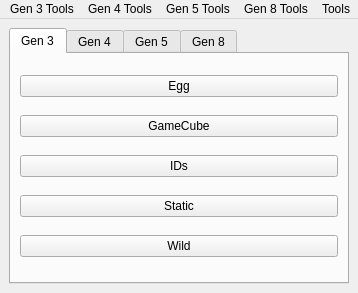
<?xml version="1.0" encoding="UTF-8"?>
<ui version="4.0">
 <class>MainWindow</class>
 <widget class="QMainWindow" name="MainWindow">
  <property name="geometry">
   <rect>
    <x>0</x>
    <y>0</y>
    <width>358</width>
    <height>293</height>
   </rect>
  </property>
  <property name="windowIcon">
   <iconset>
    <normaloff>../pokefinder.ico</normaloff>../pokefinder.ico</iconset>
  </property>
  <widget class="QWidget" name="centralwidget">
   <layout class="QGridLayout" name="gridLayout">
    <item row="0" column="0">
     <widget class="QTabWidget" name="tabWidget">
      <widget class="QWidget" name="tabGen3">
       <attribute name="title">
        <string>Gen 3</string>
       </attribute>
       <layout class="QGridLayout" name="gridLayout_2">
        <item row="7" column="0">
         <widget class="QPushButton" name="pushButtonWild3">
          <property name="text">
           <string>Wild</string>
          </property>
         </widget>
        </item>
        <item row="4" column="0">
         <widget class="QPushButton" name="pushButtonStatic3">
          <property name="text">
           <string>Static</string>
          </property>
         </widget>
        </item>
        <item row="2" column="0">
         <widget class="QPushButton" name="pushButtonIDs3">
          <property name="text">
           <string>IDs</string>
          </property>
         </widget>
        </item>
        <item row="0" column="0">
         <widget class="QPushButton" name="pushButtonEgg3">
          <property name="text">
           <string>Egg</string>
          </property>
         </widget>
        </item>
        <item row="1" column="0">
         <widget class="QPushButton" name="pushButtonGameCube">
          <property name="text">
           <string>GameCube</string>
          </property>
         </widget>
        </item>
       </layout>
      </widget>
      <widget class="QWidget" name="tabGen4">
       <attribute name="title">
        <string>Gen 4</string>
       </attribute>
       <layout class="QGridLayout" name="gridLayout_3">
        <item row="2" column="0">
         <widget class="QPushButton" name="pushButtonStatic4">
          <property name="text">
           <string>Static</string>
          </property>
         </widget>
        </item>
        <item row="3" column="0">
         <widget class="QPushButton" name="pushButtonWild4">
          <property name="text">
           <string>Wild</string>
          </property>
         </widget>
        </item>
        <item row="0" column="0">
         <widget class="QPushButton" name="pushButtonEgg4">
          <property name="text">
           <string>Egg</string>
          </property>
         </widget>
        </item>
        <item row="1" column="0">
         <widget class="QPushButton" name="pushButtonIDs4">
          <property name="text">
           <string>IDs</string>
          </property>
         </widget>
        </item>
       </layout>
      </widget>
      <widget class="QWidget" name="tabGen5">
       <attribute name="title">
        <string>Gen 5</string>
       </attribute>
       <layout class="QGridLayout" name="gridLayout_4">
        <item row="6" column="0">
         <widget class="QPushButton" name="pushButtonWild5">
          <property name="text">
           <string>Wild</string>
          </property>
         </widget>
        </item>
        <item row="2" column="0">
         <widget class="QPushButton" name="pushButtonEvent5">
          <property name="text">
           <string>Event</string>
          </property>
         </widget>
        </item>
        <item row="4" column="0">
         <widget class="QPushButton" name="pushButtonIDs5">
          <property name="text">
           <string>IDs</string>
          </property>
         </widget>
        </item>
        <item row="1" column="0">
         <widget class="QPushButton" name="pushButtonEgg5">
          <property name="text">
           <string>Egg</string>
          </property>
         </widget>
        </item>
        <item row="5" column="0">
         <widget class="QPushButton" name="pushButtonStatic5">
          <property name="text">
           <string>Static</string>
          </property>
         </widget>
        </item>
        <item row="0" column="0">
         <widget class="QPushButton" name="pushButtonDreamRadar">
          <property name="text">
           <string>Dream Radar</string>
          </property>
         </widget>
        </item>
        <item row="3" column="0">
         <widget class="QPushButton" name="pushButtonHiddenGrotto">
          <property name="text">
           <string>Hidden Grotto</string>
          </property>
         </widget>
        </item>
       </layout>
      </widget>
      <widget class="QWidget" name="tabGen8">
       <attribute name="title">
        <string>Gen 8</string>
       </attribute>
       <layout class="QGridLayout" name="gridLayout_5">
        <item row="3" column="0">
         <widget class="QPushButton" name="pushButtonRaid">
          <property name="text">
           <string>Raid</string>
          </property>
         </widget>
        </item>
        <item row="2" column="0">
         <widget class="QPushButton" name="pushButtonIDs8">
          <property name="text">
           <string>IDs</string>
          </property>
         </widget>
        </item>
        <item row="4" column="0">
         <widget class="QPushButton" name="pushButtonStatic8">
          <property name="text">
           <string>Static</string>
          </property>
         </widget>
        </item>
        <item row="1" column="0">
         <widget class="QPushButton" name="pushButtonEvent8">
          <property name="text">
           <string>Event</string>
          </property>
         </widget>
        </item>
        <item row="0" column="0">
         <widget class="QPushButton" name="pushButtonEgg8">
          <property name="text">
           <string>Egg</string>
          </property>
         </widget>
        </item>
        <item row="6" column="0">
         <widget class="QPushButton" name="pushButtonWild8">
          <property name="text">
           <string>Wild</string>
          </property>
         </widget>
        </item>
        <item row="5" column="0">
         <widget class="QPushButton" name="pushButtonUnderground">
          <property name="text">
           <string>Underground</string>
          </property>
         </widget>
        </item>
       </layout>
      </widget>
     </widget>
    </item>
   </layout>
  </widget>
  <widget class="QMenuBar" name="menubar">
   <property name="geometry">
    <rect>
     <x>0</x>
     <y>0</y>
     <width>358</width>
     <height>21</height>
    </rect>
   </property>
   <widget class="QMenu" name="menuTools">
    <property name="title">
     <string>Tools</string>
    </property>
    <addaction name="actionAbout"/>
    <addaction name="actionEncounterLookup"/>
    <addaction name="actionIVCalculator"/>
    <addaction name="actionResearcher"/>
    <addaction name="actionSettings"/>
   </widget>
   <widget class="QMenu" name="menuGen3Tools">
    <property name="title">
     <string>Gen 3 Tools</string>
    </property>
    <addaction name="actionGameCubeSeedFinder"/>
    <addaction name="actionIVstoPID3"/>
    <addaction name="actionPIDtoIVs"/>
    <addaction name="actionPokeSpot"/>
    <addaction name="actionProfileManager3"/>
    <addaction name="actionSpindaPainter"/>
    <addaction name="separator"/>
   </widget>
   <widget class="QMenu" name="menuGen4Tools">
    <property name="title">
     <string>Gen 4 Tools</string>
    </property>
    <addaction name="actionIVstoPID4"/>
    <addaction name="actionProfileManager4"/>
    <addaction name="actionSeedtoTime4"/>
    <addaction name="actionSIDfromChainedShiny"/>
   </widget>
   <widget class="QMenu" name="menuGen5Tools">
    <property name="title">
     <string>Gen 5 Tools</string>
    </property>
    <addaction name="actionProfileCalibrator"/>
    <addaction name="actionProfileManager5"/>
   </widget>
   <widget class="QMenu" name="menuGen8Tools">
    <property name="title">
     <string>Gen 8 Tools</string>
    </property>
    <addaction name="actionDenMap"/>
    <addaction name="actionDownloadEventData"/>
    <addaction name="actionProfileManager8"/>
   </widget>
   <addaction name="menuGen3Tools"/>
   <addaction name="menuGen4Tools"/>
   <addaction name="menuGen5Tools"/>
   <addaction name="menuGen8Tools"/>
   <addaction name="menuTools"/>
  </widget>
  <action name="actionResearcher">
   <property name="text">
    <string>Researcher</string>
   </property>
  </action>
  <action name="actionPokeSpot">
   <property name="text">
    <string>Poke Spot</string>
   </property>
  </action>
  <action name="actionSeedtoTime4">
   <property name="text">
    <string>Seed to Time</string>
   </property>
  </action>
  <action name="actionSIDfromChainedShiny">
   <property name="text">
    <string>SID from Chained Shiny</string>
   </property>
  </action>
  <action name="actionIVCalculator">
   <property name="text">
    <string>IV Calculator</string>
   </property>
  </action>
  <action name="actionSpindaPainter">
   <property name="text">
    <string>Spinda Painter</string>
   </property>
  </action>
  <action name="actionEncounterLookup">
   <property name="text">
    <string>Encounter Lookup</string>
   </property>
  </action>
  <action name="actionGameCubeSeedFinder">
   <property name="text">
    <string>GameCube Seed Finder</string>
   </property>
  </action>
  <action name="actionProfileCalibrator">
   <property name="text">
    <string>Profile Calibrator</string>
   </property>
  </action>
  <action name="actionProfileManager3">
   <property name="text">
    <string>Profile Manager</string>
   </property>
  </action>
  <action name="actionProfileManager4">
   <property name="text">
    <string>Profile Manager</string>
   </property>
  </action>
  <action name="actionProfileManager5">
   <property name="text">
    <string>Profile Manager</string>
   </property>
  </action>
  <action name="actionSettings">
   <property name="text">
    <string>Settings</string>
   </property>
  </action>
  <action name="actionAbout">
   <property name="text">
    <string>About</string>
   </property>
  </action>
  <action name="actionDenMap">
   <property name="text">
    <string>Den Map</string>
   </property>
  </action>
  <action name="actionDownloadEventData">
   <property name="text">
    <string>Download Event Data</string>
   </property>
  </action>
  <action name="actionProfileManager8">
   <property name="text">
    <string>Profile Manager</string>
   </property>
  </action>
  <action name="actionPIDtoIVs">
   <property name="text">
    <string>PID to IVs</string>
   </property>
  </action>
  <action name="actionIVstoPID3">
   <property name="text">
    <string>IVs to PID</string>
   </property>
  </action>
  <action name="actionIVstoPID4">
   <property name="text">
    <string>IVs to PID</string>
   </property>
  </action>
 </widget>
 <tabstops>
  <tabstop>tabWidget</tabstop>
  <tabstop>pushButtonEgg3</tabstop>
  <tabstop>pushButtonGameCube</tabstop>
  <tabstop>pushButtonIDs3</tabstop>
  <tabstop>pushButtonStatic3</tabstop>
  <tabstop>pushButtonWild3</tabstop>
  <tabstop>pushButtonEgg4</tabstop>
  <tabstop>pushButtonIDs4</tabstop>
  <tabstop>pushButtonStatic4</tabstop>
  <tabstop>pushButtonWild4</tabstop>
  <tabstop>pushButtonDreamRadar</tabstop>
  <tabstop>pushButtonEgg5</tabstop>
  <tabstop>pushButtonEvent5</tabstop>
  <tabstop>pushButtonHiddenGrotto</tabstop>
  <tabstop>pushButtonIDs5</tabstop>
  <tabstop>pushButtonStatic5</tabstop>
  <tabstop>pushButtonWild5</tabstop>
  <tabstop>pushButtonEgg8</tabstop>
  <tabstop>pushButtonEvent8</tabstop>
  <tabstop>pushButtonIDs8</tabstop>
  <tabstop>pushButtonRaid</tabstop>
  <tabstop>pushButtonStatic8</tabstop>
  <tabstop>pushButtonUnderground</tabstop>
  <tabstop>pushButtonWild8</tabstop>
 </tabstops>
 <resources/>
 <connections/>
</ui>
